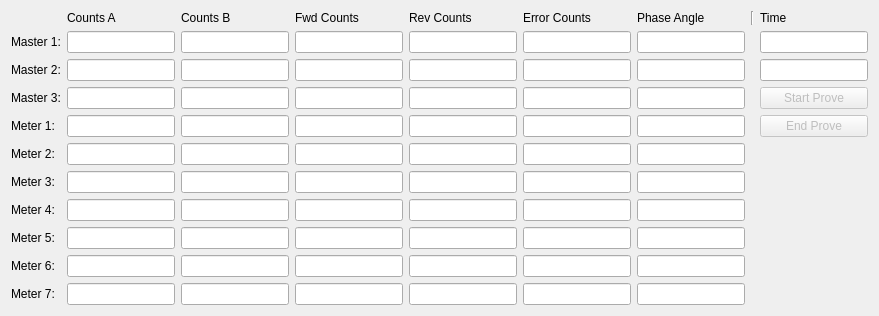
      <widget class="QWidget" name="tab">
       <attribute name="title">
        <string>Loop 1</string>
       </attribute>
       <layout class="QGridLayout" name="grid_tab1">
        <item row="1" column="2">
         <widget class="QLineEdit" name="loop1b0">
          <property name="readOnly">
           <bool>true</bool>
          </property>
         </widget>
        </item>
        <item row="0" column="2">
         <widget class="QLabel" name="loop1B">
          <property name="text">
           <string>Counts B</string>
          </property>
         </widget>
        </item>
        <item row="1" column="8">
         <widget class="QLineEdit" name="loop1t0">
          <property name="readOnly">
           <bool>true</bool>
          </property>
         </widget>
        </item>
        <item row="6" column="2">
         <widget class="QLineEdit" name="loop1b3">
          <property name="readOnly">
           <bool>true</bool>
          </property>
         </widget>
        </item>
        <item row="1" column="1">
         <widget class="QLineEdit" name="loop1a0">
          <property name="readOnly">
           <bool>true</bool>
          </property>
         </widget>
        </item>
        <item row="11" column="6">
         <widget class="QLineEdit" name="loop1p8">
          <property name="readOnly">
           <bool>true</bool>
          </property>
         </widget>
        </item>
        <item row="8" column="2">
         <widget class="QLineEdit" name="loop1b5">
          <property name="readOnly">
           <bool>true</bool>
          </property>
         </widget>
        </item>
        <item row="0" column="8">
         <widget class="QLabel" name="loop1time">
          <property name="text">
           <string>Time</string>
          </property>
         </widget>
        </item>
        <item row="0" column="3">
         <widget class="QLabel" name="loop1F">
          <property name="text">
           <string>Fwd Counts</string>
          </property>
         </widget>
        </item>
        <item row="10" column="2">
         <widget class="QLineEdit" name="loop1b7">
          <property name="readOnly">
           <bool>true</bool>
          </property>
         </widget>
        </item>
        <item row="4" column="3">
         <widget class="QLineEdit" name="loop1f1">
          <property name="readOnly">
           <bool>true</bool>
          </property>
         </widget>
        </item>
        <item row="12" column="6">
         <widget class="QLineEdit" name="loop1p9">
          <property name="readOnly">
           <bool>true</bool>
          </property>
         </widget>
        </item>
        <item row="12" column="2">
         <widget class="QLineEdit" name="loop1b9">
          <property name="readOnly">
           <bool>true</bool>
          </property>
         </widget>
        </item>
        <item row="11" column="2">
         <widget class="QLineEdit" name="loop1b8">
          <property name="readOnly">
           <bool>true</bool>
          </property>
         </widget>
        </item>
        <item row="7" column="3">
         <widget class="QLineEdit" name="loop1f4">
          <property name="readOnly">
           <bool>true</bool>
          </property>
         </widget>
        </item>
        <item row="9" column="2">
         <widget class="QLineEdit" name="loop1b6">
          <property name="readOnly">
           <bool>true</bool>
          </property>
         </widget>
        </item>
        <item row="5" column="3">
         <widget class="QLineEdit" name="loop1f2">
          <property name="readOnly">
           <bool>true</bool>
          </property>
         </widget>
        </item>
        <item row="6" column="3">
         <widget class="QLineEdit" name="loop1f3">
          <property name="readOnly">
           <bool>true</bool>
          </property>
         </widget>
        </item>
        <item row="9" column="5">
         <widget class="QLineEdit" name="loop1e6">
          <property name="readOnly">
           <bool>true</bool>
          </property>
         </widget>
        </item>
        <item row="6" column="5">
         <widget class="QLineEdit" name="loop1e3">
          <property name="readOnly">
           <bool>true</bool>
          </property>
         </widget>
        </item>
        <item row="6" column="6">
         <widget class="QLineEdit" name="loop1p3">
          <property name="readOnly">
           <bool>true</bool>
          </property>
         </widget>
        </item>
        <item row="10" column="5">
         <widget class="QLineEdit" name="loop1e7">
          <property name="readOnly">
           <bool>true</bool>
          </property>
         </widget>
        </item>
        <item row="8" column="5">
         <widget class="QLineEdit" name="loop1e5">
          <property name="readOnly">
           <bool>true</bool>
          </property>
         </widget>
        </item>
        <item row="4" column="6">
         <widget class="QLineEdit" name="loop1p1">
          <property name="readOnly">
           <bool>true</bool>
          </property>
         </widget>
        </item>
        <item row="7" column="6">
         <widget class="QLineEdit" name="loop1p4">
          <property name="readOnly">
           <bool>true</bool>
          </property>
         </widget>
        </item>
        <item row="12" column="5">
         <widget class="QLineEdit" name="loop1e9">
          <property name="readOnly">
           <bool>true</bool>
          </property>
         </widget>
        </item>
        <item row="11" column="5">
         <widget class="QLineEdit" name="loop1e8">
          <property name="readOnly">
           <bool>true</bool>
          </property>
         </widget>
        </item>
        <item row="5" column="6">
         <widget class="QLineEdit" name="loop1p2">
          <property name="readOnly">
           <bool>true</bool>
          </property>
         </widget>
        </item>
        <item row="8" column="6">
         <widget class="QLineEdit" name="loop1p5">
          <property name="readOnly">
           <bool>true</bool>
          </property>
         </widget>
        </item>
        <item row="9" column="6">
         <widget class="QLineEdit" name="loop1p6">
          <property name="readOnly">
           <bool>true</bool>
          </property>
         </widget>
        </item>
        <item row="10" column="1">
         <widget class="QLineEdit" name="loop1a7">
          <property name="readOnly">
           <bool>true</bool>
          </property>
         </widget>
        </item>
        <item row="10" column="6">
         <widget class="QLineEdit" name="loop1p7">
          <property name="readOnly">
           <bool>true</bool>
          </property>
         </widget>
        </item>
        <item row="8" column="1">
         <widget class="QLineEdit" name="loop1a5">
          <property name="readOnly">
           <bool>true</bool>
          </property>
         </widget>
        </item>
        <item row="0" column="7">
         <widget class="Line" name="loop1line">
          <property name="orientation">
           <enum>Qt::Vertical</enum>
          </property>
         </widget>
        </item>
        <item row="4" column="0">
         <widget class="QLabel" name="loop1master2">
          <property name="text">
           <string>Master 2:</string>
          </property>
         </widget>
        </item>
        <item row="12" column="0">
         <widget class="QLabel" name="loop1meter7">
          <property name="text">
           <string>Meter 7:</string>
          </property>
         </widget>
        </item>
        <item row="6" column="0">
         <widget class="QLabel" name="loop1meter1">
          <property name="text">
           <string>Meter 1:</string>
          </property>
         </widget>
        </item>
        <item row="7" column="2">
         <widget class="QLineEdit" name="loop1b4">
          <property name="readOnly">
           <bool>true</bool>
          </property>
         </widget>
        </item>
        <item row="7" column="0">
         <widget class="QLabel" name="loop1meter2">
          <property name="text">
           <string>Meter 2:</string>
          </property>
         </widget>
        </item>
        <item row="0" column="5">
         <widget class="QLabel" name="loop1E">
          <property name="text">
           <string>Error Counts</string>
          </property>
         </widget>
        </item>
        <item row="4" column="2">
         <widget class="QLineEdit" name="loop1b1">
          <property name="readOnly">
           <bool>true</bool>
          </property>
         </widget>
        </item>
        <item row="5" column="2">
         <widget class="QLineEdit" name="loop1b2">
          <property name="readOnly">
           <bool>true</bool>
          </property>
         </widget>
        </item>
        <item row="1" column="5">
         <widget class="QLineEdit" name="loop1e0">
          <property name="readOnly">
           <bool>true</bool>
          </property>
         </widget>
        </item>
        <item row="1" column="3">
         <widget class="QLineEdit" name="loop1f0">
          <property name="readOnly">
           <bool>true</bool>
          </property>
         </widget>
        </item>
        <item row="0" column="6">
         <widget class="QLabel" name="loop1P">
          <property name="text">
           <string>Phase Angle</string>
          </property>
         </widget>
        </item>
        <item row="0" column="1">
         <widget class="QLabel" name="loop1A">
          <property name="text">
           <string>Counts A</string>
          </property>
         </widget>
        </item>
        <item row="0" column="4">
         <widget class="QLabel" name="loop1R">
          <property name="text">
           <string>Rev Counts</string>
          </property>
         </widget>
        </item>
        <item row="12" column="1">
         <widget class="QLineEdit" name="loop1a9">
          <property name="readOnly">
           <bool>true</bool>
          </property>
         </widget>
        </item>
        <item row="10" column="0">
         <widget class="QLabel" name="loop1meter5">
          <property name="text">
           <string>Meter 5:</string>
          </property>
         </widget>
        </item>
        <item row="1" column="6">
         <widget class="QLineEdit" name="loop1p0">
          <property name="readOnly">
           <bool>true</bool>
          </property>
         </widget>
        </item>
        <item row="1" column="4">
         <widget class="QLineEdit" name="loop1r0">
          <property name="readOnly">
           <bool>true</bool>
          </property>
         </widget>
        </item>
        <item row="9" column="0">
         <widget class="QLabel" name="loop1meter4">
          <property name="text">
           <string>Meter 4:</string>
          </property>
         </widget>
        </item>
        <item row="11" column="0">
         <widget class="QLabel" name="loop1meter6">
          <property name="text">
           <string>Meter 6:</string>
          </property>
         </widget>
        </item>
        <item row="5" column="1">
         <widget class="QLineEdit" name="loop1a2">
          <property name="readOnly">
           <bool>true</bool>
          </property>
         </widget>
        </item>
        <item row="11" column="1">
         <widget class="QLineEdit" name="loop1a8">
          <property name="readOnly">
           <bool>true</bool>
          </property>
         </widget>
        </item>
        <item row="7" column="1">
         <widget class="QLineEdit" name="loop1a4">
          <property name="readOnly">
           <bool>true</bool>
          </property>
         </widget>
        </item>
        <item row="5" column="0">
         <widget class="QLabel" name="loop1master3">
          <property name="text">
           <string>Master 3:</string>
          </property>
         </widget>
        </item>
        <item row="6" column="1">
         <widget class="QLineEdit" name="loop1a3">
          <property name="readOnly">
           <bool>true</bool>
          </property>
         </widget>
        </item>
        <item row="1" column="0">
         <widget class="QLabel" name="loop1master1">
          <property name="text">
           <string>Master 1:</string>
          </property>
         </widget>
        </item>
        <item row="4" column="1">
         <widget class="QLineEdit" name="loop1a1">
          <property name="readOnly">
           <bool>true</bool>
          </property>
         </widget>
        </item>
        <item row="8" column="0">
         <widget class="QLabel" name="loop1meter3">
          <property name="text">
           <string>Meter 3:</string>
          </property>
         </widget>
        </item>
        <item row="9" column="1">
         <widget class="QLineEdit" name="loop1a6">
          <property name="readOnly">
           <bool>true</bool>
          </property>
         </widget>
        </item>
        <item row="6" column="4">
         <widget class="QLineEdit" name="loop1r3">
          <property name="readOnly">
           <bool>true</bool>
          </property>
         </widget>
        </item>
        <item row="11" column="4">
         <widget class="QLineEdit" name="loop1r8">
          <property name="readOnly">
           <bool>true</bool>
          </property>
         </widget>
        </item>
        <item row="12" column="3">
         <widget class="QLineEdit" name="loop1f9">
          <property name="readOnly">
           <bool>true</bool>
          </property>
         </widget>
        </item>
        <item row="8" column="4">
         <widget class="QLineEdit" name="loop1r5">
          <property name="readOnly">
           <bool>true</bool>
          </property>
         </widget>
        </item>
        <item row="12" column="4">
         <widget class="QLineEdit" name="loop1r9">
          <property name="readOnly">
           <bool>true</bool>
          </property>
         </widget>
        </item>
        <item row="7" column="4">
         <widget class="QLineEdit" name="loop1r4">
          <property name="readOnly">
           <bool>true</bool>
          </property>
         </widget>
        </item>
        <item row="7" column="5">
         <widget class="QLineEdit" name="loop1e4">
          <property name="readOnly">
           <bool>true</bool>
          </property>
         </widget>
        </item>
        <item row="9" column="4">
         <widget class="QLineEdit" name="loop1r6">
          <property name="readOnly">
           <bool>true</bool>
          </property>
         </widget>
        </item>
        <item row="4" column="5">
         <widget class="QLineEdit" name="loop1e1">
          <property name="readOnly">
           <bool>true</bool>
          </property>
         </widget>
        </item>
        <item row="8" column="3">
         <widget class="QLineEdit" name="loop1f5">
          <property name="readOnly">
           <bool>true</bool>
          </property>
         </widget>
        </item>
        <item row="11" column="3">
         <widget class="QLineEdit" name="loop1f8">
          <property name="readOnly">
           <bool>true</bool>
          </property>
         </widget>
        </item>
        <item row="10" column="4">
         <widget class="QLineEdit" name="loop1r7">
          <property name="readOnly">
           <bool>true</bool>
          </property>
         </widget>
        </item>
        <item row="5" column="5">
         <widget class="QLineEdit" name="loop1e2">
          <property name="readOnly">
           <bool>true</bool>
          </property>
         </widget>
        </item>
        <item row="10" column="3">
         <widget class="QLineEdit" name="loop1f7">
          <property name="readOnly">
           <bool>true</bool>
          </property>
         </widget>
        </item>
        <item row="5" column="4">
         <widget class="QLineEdit" name="loop1r2">
          <property name="readOnly">
           <bool>true</bool>
          </property>
         </widget>
        </item>
        <item row="4" column="4">
         <widget class="QLineEdit" name="loop1r1">
          <property name="readOnly">
           <bool>true</bool>
          </property>
         </widget>
        </item>
        <item row="9" column="3">
         <widget class="QLineEdit" name="loop1f6">
          <property name="readOnly">
           <bool>true</bool>
          </property>
         </widget>
        </item>
        <item row="6" column="8">
         <widget class="QPushButton" name="loop1end">
          <property name="enabled">
           <bool>false</bool>
          </property>
          <property name="text">
           <string>End Prove</string>
          </property>
         </widget>
        </item>
        <item row="5" column="8">
         <widget class="QPushButton" name="loop1start">
          <property name="enabled">
           <bool>false</bool>
          </property>
          <property name="text">
           <string>Start Prove</string>
          </property>
         </widget>
        </item>
        <item row="4" column="8">
         <widget class="QLineEdit" name="loop1t1">
          <property name="readOnly">
           <bool>true</bool>
          </property>
         </widget>
        </item>
       </layout>
      </widget>
